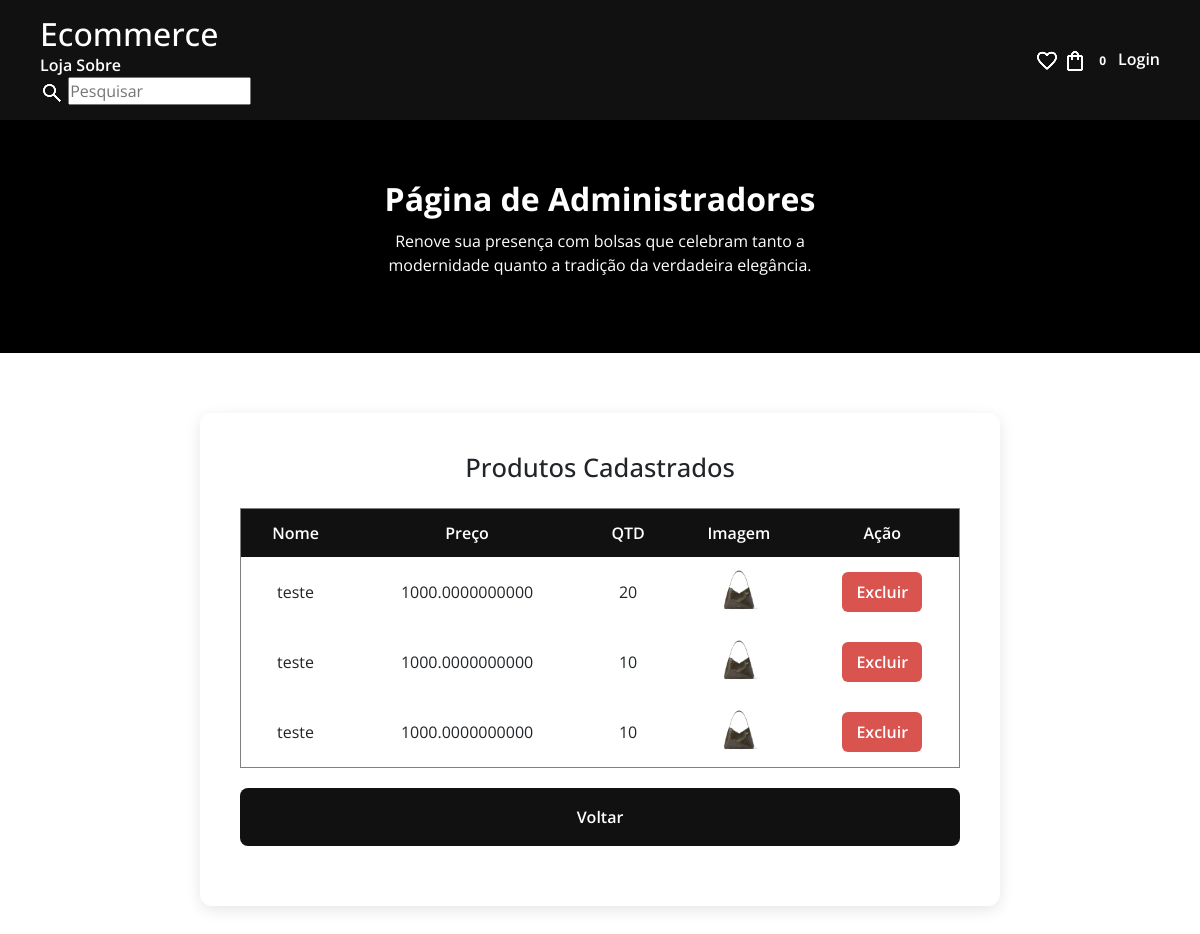
Screenshot of /admin/produto-deletar with the database file from the repository.
### models.py (models this page shows)
class Produto(Base):
    __tablename__ = "produtos"
    id = Column("id_produto", Integer, primary_key = True, nullable = False)
    nome = Column("nome_produto", String(100), nullable = False)
    preco = Column("preco", DECIMAL, nullable = False)
    quantidade = Column("quantidade", Integer, nullable=False)
    categoria = Column("categoria", String(100))
    cor = Column("cor", String(45))
    imagem = Column("imagem", String(100), nullable=False)
    detalhe1 = Column("Detalhe1", String(100))
    detalhe2 = Column("Detalhe2", String(100))
    detalhe3 = Column("Detalhe3", String(100))
    detalhe4 = Column("Detalhe4", String(100))

### controllers.py (the view)
@router.get('/admin/produto-deletar', response_class=HTMLResponse)
async def listar_admin_produto_deletar(request:Request, db:Session=Depends(get_db)):
    produtos = db.query(Produto).all()
    return templates.TemplateResponse('admin-produto-deletar.html', {
        'request': request,
        'produtos': produtos
    })

### View/templates/admin-produto-deletar.html (shortened to what this page needs)
<!DOCTYPE html>
<html lang="en">
  <head>
    <link
      rel="stylesheet"
      href="{{url_for('static', path='Pasta_css/style_admin_remove.css') }}"
    />
    <link
      href="https://cdn.jsdelivr.net/npm/bootstrap@5.3.8/dist/css/bootstrap.min.css"
      rel="stylesheet"
    />
  </head>
  <body>
    <main id="main">
      <header id="container_header">
        <div class="inline left-header">
          <a href="/"><h2>Ecommerce</h2></a>
          <a href="/produtos">Loja</a>
          <a href="/sobre">Sobre</a>
          <form action="">
            <label for="pesquisar"
              ><img
                class="icones"
                src="/static/uploads/icons_header/lupa.png"
                alt=""
            /></label>
            <input type="text" id="pesquisar" placeholder="Pesquisar" />
          </form>
        </div>
        <div class="inline right-header">
          <a href=""
            ><img src="/static/uploads/icons_header/coracao.png" alt=""
          /></a>
          <a href="/meus-pedidos" class="carrinho-icon">
            <img src="/static/uploads/icons_header/icon_carrinho.png" alt="" />
            <span id="contador-carrinho" class="badge">0</span>
          </a>
          <a href="/login">Login</a>
        </div>
      </header>
      <section id="container">
        <div class="fundo_preto">
          <div class="caixa_fundo_preto">
            <h2 class="titulo">Página de Administradores</h2>
            <p class="subtitulo">
              Renove sua presença com bolsas que celebram tanto a <br />
              modernidade quanto a tradição da verdadeira elegância.
            </p>
          </div>
        </div>
        <div class="produtos">
          <div class="categoria">
            <h3>Produtos Cadastrados</h3>
            <table border="1">
              <tr>
                <th>Nome</th>
                <th>Preço</th>
                <th>QTD</th>
                <th>Imagem</th>
                <th>Ação</th>
              </tr>
              {% for i in produtos %}
              <tr>
                <td>{{i.nome}}</td>
                <td>{{i.preco}}</td>
                <td>{{i.quantidade}}</td>
                <td>
                  <img
                    src="{{url_for('static',path='uploads/'+i.imagem)}}"
                    width="50"
                  />
                </td>
                <td>
                  <form action="/admin/produto-deletar/{{i.id}}" method="post">
                    <button type="submit">Excluir</button>
                  </form>
                </td>
              </tr>
              {% endfor %}
            </table>
            <p><a href="/admin">Voltar</a></p>
          </div>
        </div>
      </section>
    </main>
  </body>
</html>

### static/Pasta_css/style_admin_remove.css (style rules this page uses)
* { margin: 0; padding: 0; box-sizing: border-box; font-family: "Open Sans", sans-serif; }
body { background: #f7f7f7; color: #222; }
#container_header { display: flex; justify-content: space-between; align-items: center; background: #111; color: #fff; padding: 15px 40px; }
#container_header .left-header h2 { margin: 0; }
#container_header a { color: #fff; text-decoration: none; font-weight: 600; transition: 0.3s; }
.right-header { text-align: right; }
.fundo_preto { background: #000; color: #fff; padding: 60px 20px; text-align: center; }
.fundo_preto .titulo { font-size: 2rem; font-weight: 700; margin-bottom: 10px; }
.produtos { display: flex; justify-content: center; padding: 60px 20px; }
.categoria { background: #fff; padding: 40px; border-radius: 12px; box-shadow: 0 4px 15px rgba(0, 0, 0, 0.1); width: 100%; max-width: 800px; }
.categoria h3 { text-align: center; margin-bottom: 25px; font-size: 1.6rem; }
table { width: 100%; border-collapse: collapse; text-align: center; }
th { background: #111; color: #fff; padding: 12px; font-weight: 600; }
td { padding: 10px; border-bottom: 1px solid #ddd; }
td img { border-radius: 6px; }
form button { background: #d9534f; padding: 8px 14px; border: none; border-radius: 6px; color: #fff; font-weight: 600; cursor: pointer; transition: 0.3s; }
.categoria a { display: block; margin: 20px auto; padding: 15px 25px; background: #111; color: #fff; border-radius: 8px; font-weight: 600; text-decoration: none; transition: 0.3s; min-width: 180px; border: 2px solid transparent; text-align: center; }

### rows the page displays
Produto: nome "teste", preco "1000.0000000000", quantidade "20", imagem (picture)
Produto: nome "teste", preco "1000.0000000000", quantidade "10", imagem (picture)
Produto: nome "teste", preco "1000.0000000000", quantidade "10", imagem (picture)
